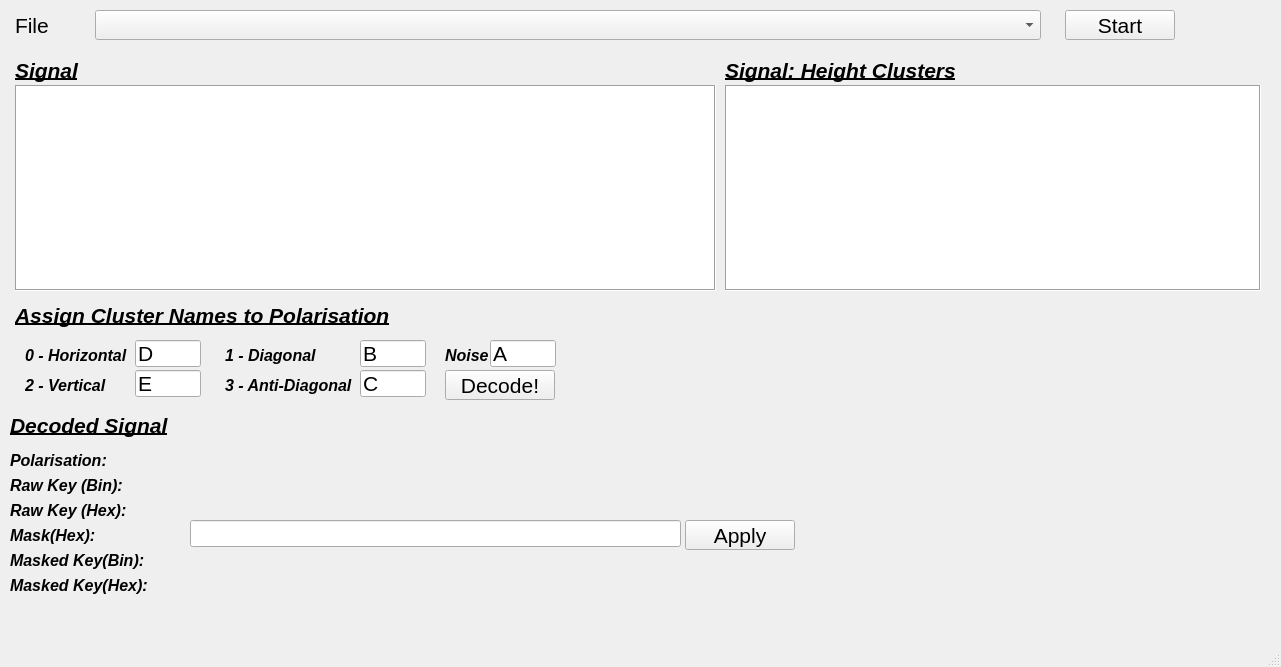
<?xml version="1.0" encoding="UTF-8"?>
<ui version="4.0">
 <class>main_window</class>
 <widget class="QMainWindow" name="main_window">
  <property name="geometry">
   <rect>
    <x>0</x>
    <y>0</y>
    <width>1281</width>
    <height>667</height>
   </rect>
  </property>
  <property name="font">
   <font>
    <family>Arial</family>
    <pointsize>16</pointsize>
   </font>
  </property>
  <property name="windowTitle">
   <string>CuteInterceptor</string>
  </property>
  <property name="windowIcon">
   <iconset>
    <normaloff>../../.designer/backup/icon.png</normaloff>../../.designer/backup/icon.png</iconset>
  </property>
  <property name="autoFillBackground">
   <bool>false</bool>
  </property>
  <widget class="QWidget" name="centralwidget">
   <widget class="QPushButton" name="buttonStart">
    <property name="geometry">
     <rect>
      <x>1065</x>
      <y>10</y>
      <width>110</width>
      <height>30</height>
     </rect>
    </property>
    <property name="sizePolicy">
     <sizepolicy hsizetype="Minimum" vsizetype="Fixed">
      <horstretch>0</horstretch>
      <verstretch>0</verstretch>
     </sizepolicy>
    </property>
    <property name="font">
     <font>
      <family>Arial</family>
      <pointsize>16</pointsize>
     </font>
    </property>
    <property name="text">
     <string>Start</string>
    </property>
   </widget>
   <widget class="QComboBox" name="fileBox">
    <property name="geometry">
     <rect>
      <x>95</x>
      <y>10</y>
      <width>946</width>
      <height>30</height>
     </rect>
    </property>
    <property name="sizePolicy">
     <sizepolicy hsizetype="Fixed" vsizetype="Fixed">
      <horstretch>0</horstretch>
      <verstretch>0</verstretch>
     </sizepolicy>
    </property>
    <property name="font">
     <font>
      <family>Arial</family>
      <pointsize>16</pointsize>
     </font>
    </property>
    <property name="editable">
     <bool>false</bool>
    </property>
    <property name="maxCount">
     <number>100</number>
    </property>
    <property name="sizeAdjustPolicy">
     <enum>QComboBox::AdjustToMinimumContentsLengthWithIcon</enum>
    </property>
    <property name="minimumContentsLength">
     <number>300</number>
    </property>
   </widget>
   <widget class="PlotWidget" name="signal_plot">
    <property name="geometry">
     <rect>
      <x>15</x>
      <y>85</y>
      <width>701</width>
      <height>206</height>
     </rect>
    </property>
    <property name="sizePolicy">
     <sizepolicy hsizetype="Expanding" vsizetype="Expanding">
      <horstretch>0</horstretch>
      <verstretch>0</verstretch>
     </sizepolicy>
    </property>
    <property name="font">
     <font>
      <family>Arial</family>
      <pointsize>16</pointsize>
     </font>
    </property>
    <property name="styleSheet">
     <string notr="true"/>
    </property>
    <property name="frameShape">
     <enum>QFrame::Box</enum>
    </property>
    <property name="frameShadow">
     <enum>QFrame::Sunken</enum>
    </property>
    <property name="backgroundBrush">
     <brush brushstyle="SolidPattern">
      <color alpha="255">
       <red>255</red>
       <green>255</green>
       <blue>255</blue>
      </color>
     </brush>
    </property>
    <property name="foregroundBrush">
     <brush brushstyle="NoBrush">
      <color alpha="255">
       <red>0</red>
       <green>0</green>
       <blue>0</blue>
      </color>
     </brush>
    </property>
    <property name="interactive">
     <bool>true</bool>
    </property>
    <property name="sceneRect">
     <rectf>
      <x>0.000000000000000</x>
      <y>0.000000000000000</y>
      <width>0.000000000000000</width>
      <height>0.000000000000000</height>
     </rectf>
    </property>
    <property name="alignment">
     <set>Qt::AlignCenter</set>
    </property>
    <property name="transformationAnchor">
     <enum>QGraphicsView::AnchorViewCenter</enum>
    </property>
   </widget>
   <widget class="QLabel" name="deviceName">
    <property name="geometry">
     <rect>
      <x>15</x>
      <y>10</y>
      <width>66</width>
      <height>30</height>
     </rect>
    </property>
    <property name="font">
     <font>
      <family>Arial</family>
      <pointsize>16</pointsize>
      <weight>50</weight>
      <italic>false</italic>
      <bold>false</bold>
     </font>
    </property>
    <property name="text">
     <string>File</string>
    </property>
   </widget>
   <widget class="QLabel" name="deviceName_2">
    <property name="geometry">
     <rect>
      <x>25</x>
      <y>340</y>
      <width>106</width>
      <height>31</height>
     </rect>
    </property>
    <property name="font">
     <font>
      <family>Ubuntu</family>
      <pointsize>12</pointsize>
      <weight>75</weight>
      <italic>true</italic>
      <bold>true</bold>
     </font>
    </property>
    <property name="text">
     <string>0 - Horizontal</string>
    </property>
   </widget>
   <widget class="QLabel" name="deviceName_3">
    <property name="geometry">
     <rect>
      <x>25</x>
      <y>370</y>
      <width>106</width>
      <height>31</height>
     </rect>
    </property>
    <property name="font">
     <font>
      <family>Ubuntu</family>
      <pointsize>12</pointsize>
      <weight>75</weight>
      <italic>true</italic>
      <bold>true</bold>
     </font>
    </property>
    <property name="text">
     <string>2 - Vertical</string>
    </property>
   </widget>
   <widget class="QLabel" name="deviceName_4">
    <property name="geometry">
     <rect>
      <x>225</x>
      <y>340</y>
      <width>106</width>
      <height>31</height>
     </rect>
    </property>
    <property name="font">
     <font>
      <family>Ubuntu</family>
      <pointsize>12</pointsize>
      <weight>75</weight>
      <italic>true</italic>
      <bold>true</bold>
     </font>
    </property>
    <property name="text">
     <string>1 - Diagonal</string>
    </property>
   </widget>
   <widget class="QLabel" name="deviceName_5">
    <property name="geometry">
     <rect>
      <x>225</x>
      <y>370</y>
      <width>136</width>
      <height>31</height>
     </rect>
    </property>
    <property name="font">
     <font>
      <family>Ubuntu</family>
      <pointsize>12</pointsize>
      <weight>75</weight>
      <italic>true</italic>
      <bold>true</bold>
     </font>
    </property>
    <property name="text">
     <string>3 - Anti-Diagonal</string>
    </property>
   </widget>
   <widget class="QLabel" name="angle_3">
    <property name="geometry">
     <rect>
      <x>15</x>
      <y>55</y>
      <width>311</width>
      <height>30</height>
     </rect>
    </property>
    <property name="font">
     <font>
      <family>Ubuntu</family>
      <pointsize>16</pointsize>
      <weight>75</weight>
      <italic>true</italic>
      <bold>true</bold>
      <underline>true</underline>
     </font>
    </property>
    <property name="text">
     <string>Signal</string>
    </property>
   </widget>
   <widget class="QLabel" name="angle_4">
    <property name="geometry">
     <rect>
      <x>725</x>
      <y>55</y>
      <width>311</width>
      <height>30</height>
     </rect>
    </property>
    <property name="font">
     <font>
      <family>Ubuntu</family>
      <pointsize>16</pointsize>
      <weight>75</weight>
      <italic>true</italic>
      <bold>true</bold>
      <underline>true</underline>
     </font>
    </property>
    <property name="text">
     <string>Signal: Height Clusters</string>
    </property>
   </widget>
   <widget class="PlotWidget" name="histo_plot">
    <property name="geometry">
     <rect>
      <x>725</x>
      <y>85</y>
      <width>536</width>
      <height>206</height>
     </rect>
    </property>
    <property name="sizePolicy">
     <sizepolicy hsizetype="Expanding" vsizetype="Expanding">
      <horstretch>0</horstretch>
      <verstretch>0</verstretch>
     </sizepolicy>
    </property>
    <property name="font">
     <font>
      <family>Arial</family>
      <pointsize>16</pointsize>
     </font>
    </property>
    <property name="styleSheet">
     <string notr="true"/>
    </property>
    <property name="frameShape">
     <enum>QFrame::Box</enum>
    </property>
    <property name="frameShadow">
     <enum>QFrame::Sunken</enum>
    </property>
    <property name="backgroundBrush">
     <brush brushstyle="SolidPattern">
      <color alpha="255">
       <red>255</red>
       <green>255</green>
       <blue>255</blue>
      </color>
     </brush>
    </property>
    <property name="foregroundBrush">
     <brush brushstyle="NoBrush">
      <color alpha="255">
       <red>0</red>
       <green>0</green>
       <blue>0</blue>
      </color>
     </brush>
    </property>
    <property name="interactive">
     <bool>true</bool>
    </property>
    <property name="sceneRect">
     <rectf>
      <x>0.000000000000000</x>
      <y>0.000000000000000</y>
      <width>0.000000000000000</width>
      <height>0.000000000000000</height>
     </rectf>
    </property>
    <property name="alignment">
     <set>Qt::AlignCenter</set>
    </property>
    <property name="transformationAnchor">
     <enum>QGraphicsView::AnchorViewCenter</enum>
    </property>
   </widget>
   <widget class="QLabel" name="angle_5">
    <property name="geometry">
     <rect>
      <x>15</x>
      <y>300</y>
      <width>386</width>
      <height>30</height>
     </rect>
    </property>
    <property name="font">
     <font>
      <family>Ubuntu</family>
      <pointsize>16</pointsize>
      <weight>75</weight>
      <italic>true</italic>
      <bold>true</bold>
      <underline>true</underline>
     </font>
    </property>
    <property name="text">
     <string>Assign Cluster Names to Polarisation</string>
    </property>
   </widget>
   <widget class="QLabel" name="angle_6">
    <property name="geometry">
     <rect>
      <x>10</x>
      <y>410</y>
      <width>311</width>
      <height>30</height>
     </rect>
    </property>
    <property name="font">
     <font>
      <family>Ubuntu</family>
      <pointsize>16</pointsize>
      <weight>75</weight>
      <italic>true</italic>
      <bold>true</bold>
      <underline>true</underline>
     </font>
    </property>
    <property name="text">
     <string>Decoded Signal</string>
    </property>
   </widget>
   <widget class="QLineEdit" name="lineEdit_0">
    <property name="geometry">
     <rect>
      <x>135</x>
      <y>340</y>
      <width>66</width>
      <height>27</height>
     </rect>
    </property>
    <property name="text">
     <string>D</string>
    </property>
   </widget>
   <widget class="QLineEdit" name="lineEdit_2">
    <property name="geometry">
     <rect>
      <x>135</x>
      <y>370</y>
      <width>66</width>
      <height>27</height>
     </rect>
    </property>
    <property name="text">
     <string>E</string>
    </property>
   </widget>
   <widget class="QLineEdit" name="lineEdit_1">
    <property name="geometry">
     <rect>
      <x>360</x>
      <y>340</y>
      <width>66</width>
      <height>27</height>
     </rect>
    </property>
    <property name="text">
     <string>B</string>
    </property>
   </widget>
   <widget class="QLineEdit" name="lineEdit_3">
    <property name="geometry">
     <rect>
      <x>360</x>
      <y>370</y>
      <width>66</width>
      <height>27</height>
     </rect>
    </property>
    <property name="text">
     <string>C</string>
    </property>
   </widget>
   <widget class="QPushButton" name="buttonDecode">
    <property name="geometry">
     <rect>
      <x>445</x>
      <y>370</y>
      <width>110</width>
      <height>30</height>
     </rect>
    </property>
    <property name="sizePolicy">
     <sizepolicy hsizetype="Minimum" vsizetype="Fixed">
      <horstretch>0</horstretch>
      <verstretch>0</verstretch>
     </sizepolicy>
    </property>
    <property name="font">
     <font>
      <family>Arial</family>
      <pointsize>16</pointsize>
     </font>
    </property>
    <property name="text">
     <string>Decode!</string>
    </property>
   </widget>
   <widget class="QLabel" name="deviceName_10">
    <property name="geometry">
     <rect>
      <x>10</x>
      <y>445</y>
      <width>126</width>
      <height>31</height>
     </rect>
    </property>
    <property name="font">
     <font>
      <family>Ubuntu</family>
      <pointsize>12</pointsize>
      <weight>75</weight>
      <italic>true</italic>
      <bold>true</bold>
     </font>
    </property>
    <property name="text">
     <string>Polarisation:</string>
    </property>
   </widget>
   <widget class="QLabel" name="raw_key">
    <property name="geometry">
     <rect>
      <x>195</x>
      <y>445</y>
      <width>1066</width>
      <height>31</height>
     </rect>
    </property>
    <property name="font">
     <font>
      <family>Monospace</family>
      <pointsize>12</pointsize>
      <weight>50</weight>
      <italic>false</italic>
      <bold>false</bold>
     </font>
    </property>
    <property name="text">
     <string/>
    </property>
   </widget>
   <widget class="QLabel" name="text_ClusterReport">
    <property name="geometry">
     <rect>
      <x>620</x>
      <y>285</y>
      <width>646</width>
      <height>201</height>
     </rect>
    </property>
    <property name="font">
     <font>
      <family>Monospace</family>
      <pointsize>11</pointsize>
     </font>
    </property>
    <property name="text">
     <string/>
    </property>
   </widget>
   <widget class="QLabel" name="deviceName_11">
    <property name="geometry">
     <rect>
      <x>10</x>
      <y>520</y>
      <width>91</width>
      <height>31</height>
     </rect>
    </property>
    <property name="font">
     <font>
      <family>Ubuntu</family>
      <pointsize>12</pointsize>
      <weight>75</weight>
      <italic>true</italic>
      <bold>true</bold>
     </font>
    </property>
    <property name="text">
     <string>Mask(Hex):</string>
    </property>
   </widget>
   <widget class="QLineEdit" name="lineMask">
    <property name="geometry">
     <rect>
      <x>190</x>
      <y>520</y>
      <width>491</width>
      <height>27</height>
     </rect>
    </property>
    <property name="font">
     <font>
      <family>Monospace</family>
      <pointsize>12</pointsize>
      <weight>50</weight>
      <italic>false</italic>
      <bold>false</bold>
     </font>
    </property>
   </widget>
   <widget class="QLabel" name="masked_signal">
    <property name="geometry">
     <rect>
      <x>195</x>
      <y>545</y>
      <width>1071</width>
      <height>31</height>
     </rect>
    </property>
    <property name="font">
     <font>
      <family>Monospace</family>
      <pointsize>12</pointsize>
      <weight>50</weight>
      <italic>false</italic>
      <bold>false</bold>
     </font>
    </property>
    <property name="text">
     <string/>
    </property>
   </widget>
   <widget class="QLabel" name="deviceName_12">
    <property name="geometry">
     <rect>
      <x>10</x>
      <y>545</y>
      <width>141</width>
      <height>31</height>
     </rect>
    </property>
    <property name="font">
     <font>
      <family>Ubuntu</family>
      <pointsize>12</pointsize>
      <weight>75</weight>
      <italic>true</italic>
      <bold>true</bold>
     </font>
    </property>
    <property name="text">
     <string>Masked Key(Bin):</string>
    </property>
   </widget>
   <widget class="QPushButton" name="buttonApplyMask">
    <property name="geometry">
     <rect>
      <x>685</x>
      <y>520</y>
      <width>110</width>
      <height>30</height>
     </rect>
    </property>
    <property name="sizePolicy">
     <sizepolicy hsizetype="Minimum" vsizetype="Fixed">
      <horstretch>0</horstretch>
      <verstretch>0</verstretch>
     </sizepolicy>
    </property>
    <property name="font">
     <font>
      <family>Arial</family>
      <pointsize>16</pointsize>
     </font>
    </property>
    <property name="text">
     <string>Apply</string>
    </property>
   </widget>
   <widget class="QLabel" name="raw_key_hex">
    <property name="geometry">
     <rect>
      <x>195</x>
      <y>495</y>
      <width>1061</width>
      <height>31</height>
     </rect>
    </property>
    <property name="font">
     <font>
      <family>Monospace</family>
      <pointsize>12</pointsize>
      <weight>50</weight>
      <italic>false</italic>
      <bold>false</bold>
     </font>
    </property>
    <property name="text">
     <string/>
    </property>
   </widget>
   <widget class="QLabel" name="deviceName_13">
    <property name="geometry">
     <rect>
      <x>10</x>
      <y>495</y>
      <width>126</width>
      <height>31</height>
     </rect>
    </property>
    <property name="font">
     <font>
      <family>Ubuntu</family>
      <pointsize>12</pointsize>
      <weight>75</weight>
      <italic>true</italic>
      <bold>true</bold>
     </font>
    </property>
    <property name="text">
     <string>Raw Key (Hex):</string>
    </property>
   </widget>
   <widget class="QLabel" name="raw_key_bin">
    <property name="geometry">
     <rect>
      <x>195</x>
      <y>470</y>
      <width>1066</width>
      <height>31</height>
     </rect>
    </property>
    <property name="font">
     <font>
      <family>Monospace</family>
      <pointsize>12</pointsize>
      <weight>50</weight>
      <italic>false</italic>
      <bold>false</bold>
     </font>
    </property>
    <property name="text">
     <string/>
    </property>
   </widget>
   <widget class="QLabel" name="deviceName_15">
    <property name="geometry">
     <rect>
      <x>10</x>
      <y>470</y>
      <width>126</width>
      <height>31</height>
     </rect>
    </property>
    <property name="font">
     <font>
      <family>Ubuntu</family>
      <pointsize>12</pointsize>
      <weight>75</weight>
      <italic>true</italic>
      <bold>true</bold>
     </font>
    </property>
    <property name="text">
     <string>Raw Key (Bin):</string>
    </property>
   </widget>
   <widget class="QLabel" name="deviceName_14">
    <property name="geometry">
     <rect>
      <x>10</x>
      <y>570</y>
      <width>141</width>
      <height>31</height>
     </rect>
    </property>
    <property name="font">
     <font>
      <family>Ubuntu</family>
      <pointsize>12</pointsize>
      <weight>75</weight>
      <italic>true</italic>
      <bold>true</bold>
     </font>
    </property>
    <property name="text">
     <string>Masked Key(Hex):</string>
    </property>
   </widget>
   <widget class="QLabel" name="masked_signal_hex">
    <property name="geometry">
     <rect>
      <x>195</x>
      <y>570</y>
      <width>1076</width>
      <height>31</height>
     </rect>
    </property>
    <property name="font">
     <font>
      <family>Monospace</family>
      <pointsize>12</pointsize>
      <weight>50</weight>
      <italic>false</italic>
      <bold>false</bold>
     </font>
    </property>
    <property name="text">
     <string/>
    </property>
   </widget>
   <widget class="QLabel" name="deviceName_6">
    <property name="geometry">
     <rect>
      <x>445</x>
      <y>340</y>
      <width>51</width>
      <height>31</height>
     </rect>
    </property>
    <property name="font">
     <font>
      <family>Ubuntu</family>
      <pointsize>12</pointsize>
      <weight>75</weight>
      <italic>true</italic>
      <bold>true</bold>
     </font>
    </property>
    <property name="text">
     <string>Noise</string>
    </property>
   </widget>
   <widget class="QLineEdit" name="lineEdit_4">
    <property name="geometry">
     <rect>
      <x>490</x>
      <y>340</y>
      <width>66</width>
      <height>27</height>
     </rect>
    </property>
    <property name="text">
     <string>A</string>
    </property>
   </widget>
  </widget>
  <widget class="QMenuBar" name="menubar">
   <property name="geometry">
    <rect>
     <x>0</x>
     <y>0</y>
     <width>1281</width>
     <height>31</height>
    </rect>
   </property>
  </widget>
  <widget class="QStatusBar" name="statusbar"/>
 </widget>
 <customwidgets>
  <customwidget>
   <class>PlotWidget</class>
   <extends>QGraphicsView</extends>
   <header location="global">pyqtgraph</header>
  </customwidget>
 </customwidgets>
 <resources/>
 <connections/>
 <designerdata>
  <property name="gridDeltaX">
   <number>5</number>
  </property>
  <property name="gridDeltaY">
   <number>5</number>
  </property>
  <property name="gridSnapX">
   <bool>true</bool>
  </property>
  <property name="gridSnapY">
   <bool>true</bool>
  </property>
  <property name="gridVisible">
   <bool>true</bool>
  </property>
 </designerdata>
</ui>
